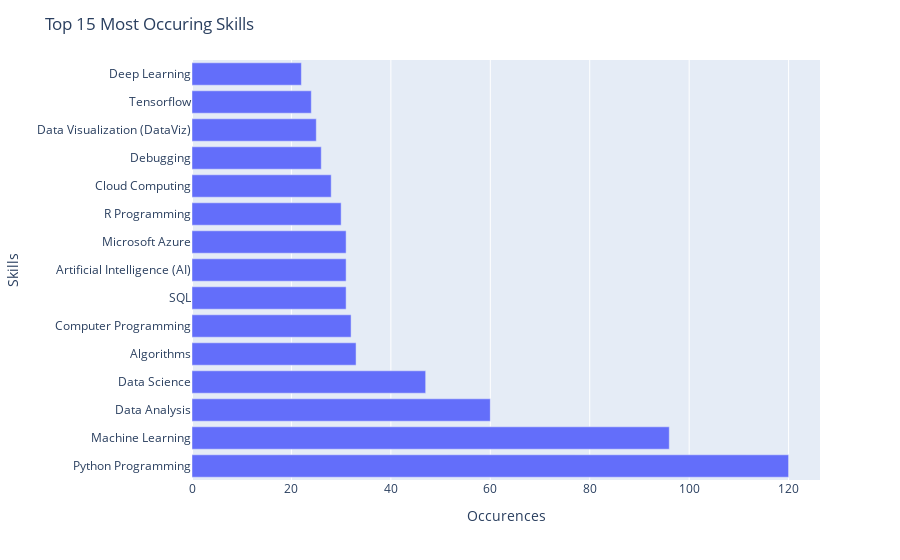

Source (notebook cell):
### Code cell
sortedList = sorted(skillsDict.items(), key=lambda x:x[1], reverse=True)
sortedSkillsDict = dict(sortedList)

skillsdf = pd.DataFrame.from_dict({"Skills": [key for key in sortedSkillsDict.keys()][0:15], "Occurences": [value for value in sortedSkillsDict.values()][0:15]})

fig = px.bar(skillsdf, y='Skills', x='Occurences')
fig.update_layout(title_text='Top 15 Most Occuring Skills')

fig.show()

### Figure 1 — Plotly figure (JSON) as saved in the notebook; plotly's stock layout.template omitted (floating-point values rounded to 4 significant figures)
{"data": [{"alignmentgroup": "True", "hovertemplate": "Occurences=%{x}<br>Skills=%{y}<extra></extra>", "legendgroup": "", "marker": {"color": "#636efa", "pattern": {"shape": ""}}, "name": "", "offsetgroup": "", "orientation": "h", "showlegend": false, "textposition": "auto", "type": "bar", "x": [120, 96, 60, 47, 33, 32, 31, 31, 31, 30, 28, 26, 25, 24, 22], "xaxis": "x", "y": ["Python Programming", "Machine Learning", "Data Analysis", "Data Science", "Algorithms", "Computer Programming", "SQL", "Artificial Intelligence (AI)", "Microsoft Azure", "R Programming", "Cloud Computing", "Debugging", "Data Visualization (DataViz)", "Tensorflow", "Deep Learning"], "yaxis": "y"}], "layout": {"barmode": "relative", "legend": {"tracegroupgap": 0}, "margin": {"t": 60}, "title": {"text": "Top 15 Most Occuring Skills"}, "xaxis": {"anchor": "y", "domain": [0, 1], "title": {"text": "Occurences"}}, "yaxis": {"anchor": "x", "domain": [0, 1], "title": {"text": "Skills"}}}}
